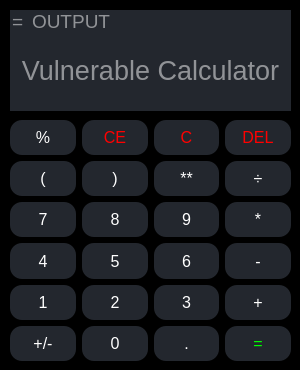
<?xml version="1.0" encoding="UTF-8"?>
<ui version="4.0">
 <class>vulnerable_calculator</class>
 <widget class="QMainWindow" name="vulnerable_calculator">
  <property name="geometry">
   <rect>
    <x>0</x>
    <y>0</y>
    <width>300</width>
    <height>370</height>
   </rect>
  </property>
  <property name="sizePolicy">
   <sizepolicy hsizetype="Fixed" vsizetype="Fixed">
    <horstretch>0</horstretch>
    <verstretch>0</verstretch>
   </sizepolicy>
  </property>
  <property name="minimumSize">
   <size>
    <width>300</width>
    <height>370</height>
   </size>
  </property>
  <property name="maximumSize">
   <size>
    <width>300</width>
    <height>370</height>
   </size>
  </property>
  <property name="cursor">
   <cursorShape>ArrowCursor</cursorShape>
  </property>
  <property name="windowTitle">
   <string>Vulnerable Calculator</string>
  </property>
  <property name="windowIcon">
   <iconset theme="Dark">
    <normaloff>../Documents/GitHub/Vulnerable-Calculator</normaloff>../Documents/GitHub/Vulnerable-Calculator</iconset>
  </property>
  <property name="accessibleDescription">
   <string/>
  </property>
  <property name="styleSheet">
   <string notr="true">background-color: rgb(0, 0, 0);
border-radius:12px;</string>
  </property>
  <property name="windowFilePath">
   <string/>
  </property>
  <property name="toolButtonStyle">
   <enum>Qt::ToolButtonTextOnly</enum>
  </property>
  <property name="documentMode">
   <bool>false</bool>
  </property>
  <property name="tabShape">
   <enum>QTabWidget::Rounded</enum>
  </property>
  <widget class="QWidget" name="centralwidget">
   <widget class="QLineEdit" name="output_line_edit">
    <property name="enabled">
     <bool>true</bool>
    </property>
    <property name="geometry">
     <rect>
      <x>30</x>
      <y>10</y>
      <width>261</width>
      <height>21</height>
     </rect>
    </property>
    <property name="sizePolicy">
     <sizepolicy hsizetype="Expanding" vsizetype="Expanding">
      <horstretch>0</horstretch>
      <verstretch>0</verstretch>
     </sizepolicy>
    </property>
    <property name="minimumSize">
     <size>
      <width>0</width>
      <height>0</height>
     </size>
    </property>
    <property name="font">
     <font>
      <pointsize>14</pointsize>
      <weight>50</weight>
      <italic>false</italic>
      <bold>false</bold>
     </font>
    </property>
    <property name="cursor">
     <cursorShape>ArrowCursor</cursorShape>
    </property>
    <property name="acceptDrops">
     <bool>false</bool>
    </property>
    <property name="layoutDirection">
     <enum>Qt::LeftToRight</enum>
    </property>
    <property name="styleSheet">
     <string notr="true">background-color: rgb(35, 39, 46);
color: rgb(255, 255, 255);</string>
    </property>
    <property name="text">
     <string/>
    </property>
    <property name="frame">
     <bool>false</bool>
    </property>
    <property name="alignment">
     <set>Qt::AlignLeading|Qt::AlignLeft|Qt::AlignVCenter</set>
    </property>
    <property name="readOnly">
     <bool>true</bool>
    </property>
    <property name="placeholderText">
     <string>OUTPUT</string>
    </property>
   </widget>
   <widget class="QLineEdit" name="input_line_edit">
    <property name="geometry">
     <rect>
      <x>10</x>
      <y>30</y>
      <width>281</width>
      <height>81</height>
     </rect>
    </property>
    <property name="sizePolicy">
     <sizepolicy hsizetype="Expanding" vsizetype="Expanding">
      <horstretch>0</horstretch>
      <verstretch>0</verstretch>
     </sizepolicy>
    </property>
    <property name="font">
     <font>
      <pointsize>20</pointsize>
      <weight>50</weight>
      <italic>false</italic>
      <bold>false</bold>
     </font>
    </property>
    <property name="cursor">
     <cursorShape>IBeamCursor</cursorShape>
    </property>
    <property name="focusPolicy">
     <enum>Qt::StrongFocus</enum>
    </property>
    <property name="layoutDirection">
     <enum>Qt::LeftToRight</enum>
    </property>
    <property name="styleSheet">
     <string notr="true">background-color: rgb(35, 39, 46);
color: rgb(255, 255, 255);
border-radius:0;</string>
    </property>
    <property name="text">
     <string/>
    </property>
    <property name="maxLength">
     <number>32774</number>
    </property>
    <property name="frame">
     <bool>false</bool>
    </property>
    <property name="alignment">
     <set>Qt::AlignCenter</set>
    </property>
    <property name="placeholderText">
     <string>Vulnerable Calculator</string>
    </property>
   </widget>
   <widget class="QWidget" name="layoutWidget">
    <property name="geometry">
     <rect>
      <x>10</x>
      <y>120</y>
      <width>281</width>
      <height>241</height>
     </rect>
    </property>
    <property name="sizePolicy">
     <sizepolicy hsizetype="Preferred" vsizetype="Expanding">
      <horstretch>0</horstretch>
      <verstretch>0</verstretch>
     </sizepolicy>
    </property>
    <layout class="QGridLayout" name="gridLayout">
     <item row="0" column="2">
      <widget class="QPushButton" name="clear_input_button">
       <property name="sizePolicy">
        <sizepolicy hsizetype="Minimum" vsizetype="Expanding">
         <horstretch>0</horstretch>
         <verstretch>0</verstretch>
        </sizepolicy>
       </property>
       <property name="font">
        <font>
         <pointsize>12</pointsize>
         <weight>50</weight>
         <italic>false</italic>
         <bold>false</bold>
         <underline>false</underline>
         <strikeout>false</strikeout>
         <kerning>true</kerning>
        </font>
       </property>
       <property name="cursor">
        <cursorShape>PointingHandCursor</cursorShape>
       </property>
       <property name="styleSheet">
        <string notr="true">background-color: rgb(35, 39, 46);
color: rgb(255, 0, 0);</string>
       </property>
       <property name="text">
        <string>C</string>
       </property>
      </widget>
     </item>
     <item row="4" column="3">
      <widget class="QPushButton" name="add_button">
       <property name="sizePolicy">
        <sizepolicy hsizetype="Minimum" vsizetype="Expanding">
         <horstretch>0</horstretch>
         <verstretch>0</verstretch>
        </sizepolicy>
       </property>
       <property name="font">
        <font>
         <pointsize>12</pointsize>
         <weight>50</weight>
         <italic>false</italic>
         <bold>false</bold>
         <underline>false</underline>
         <strikeout>false</strikeout>
         <kerning>true</kerning>
        </font>
       </property>
       <property name="cursor">
        <cursorShape>PointingHandCursor</cursorShape>
       </property>
       <property name="styleSheet">
        <string notr="true">background-color: rgb(35, 39, 46);
color:white;
border-radius:12px;</string>
       </property>
       <property name="text">
        <string>+</string>
       </property>
      </widget>
     </item>
     <item row="2" column="0">
      <widget class="QPushButton" name="seven_button">
       <property name="sizePolicy">
        <sizepolicy hsizetype="Minimum" vsizetype="Expanding">
         <horstretch>0</horstretch>
         <verstretch>0</verstretch>
        </sizepolicy>
       </property>
       <property name="font">
        <font>
         <pointsize>12</pointsize>
         <weight>50</weight>
         <italic>false</italic>
         <bold>false</bold>
         <underline>false</underline>
         <strikeout>false</strikeout>
         <kerning>true</kerning>
        </font>
       </property>
       <property name="cursor">
        <cursorShape>PointingHandCursor</cursorShape>
       </property>
       <property name="styleSheet">
        <string notr="true">background-color: rgb(35, 39, 46);
color: rgb(255, 255, 255);</string>
       </property>
       <property name="text">
        <string>7</string>
       </property>
      </widget>
     </item>
     <item row="4" column="0">
      <widget class="QPushButton" name="one_button">
       <property name="sizePolicy">
        <sizepolicy hsizetype="Minimum" vsizetype="Expanding">
         <horstretch>0</horstretch>
         <verstretch>0</verstretch>
        </sizepolicy>
       </property>
       <property name="font">
        <font>
         <pointsize>12</pointsize>
         <weight>50</weight>
         <italic>false</italic>
         <bold>false</bold>
         <underline>false</underline>
         <strikeout>false</strikeout>
         <kerning>true</kerning>
        </font>
       </property>
       <property name="cursor">
        <cursorShape>PointingHandCursor</cursorShape>
       </property>
       <property name="styleSheet">
        <string notr="true">background-color: rgb(35, 39, 46);
color: rgb(255, 255, 255);</string>
       </property>
       <property name="text">
        <string>1</string>
       </property>
      </widget>
     </item>
     <item row="3" column="3">
      <widget class="QPushButton" name="subtract_button">
       <property name="sizePolicy">
        <sizepolicy hsizetype="Minimum" vsizetype="Expanding">
         <horstretch>0</horstretch>
         <verstretch>0</verstretch>
        </sizepolicy>
       </property>
       <property name="font">
        <font>
         <pointsize>12</pointsize>
         <weight>50</weight>
         <italic>false</italic>
         <bold>false</bold>
         <underline>false</underline>
         <strikeout>false</strikeout>
         <kerning>true</kerning>
        </font>
       </property>
       <property name="cursor">
        <cursorShape>PointingHandCursor</cursorShape>
       </property>
       <property name="styleSheet">
        <string notr="true">background-color: rgb(35, 39, 46);
color:white;
border-radius:12px;</string>
       </property>
       <property name="text">
        <string>-</string>
       </property>
      </widget>
     </item>
     <item row="1" column="1">
      <widget class="QPushButton" name="right_bracket_button">
       <property name="sizePolicy">
        <sizepolicy hsizetype="Minimum" vsizetype="Expanding">
         <horstretch>0</horstretch>
         <verstretch>0</verstretch>
        </sizepolicy>
       </property>
       <property name="font">
        <font>
         <pointsize>12</pointsize>
         <weight>50</weight>
         <italic>false</italic>
         <bold>false</bold>
         <underline>false</underline>
         <strikeout>false</strikeout>
         <kerning>true</kerning>
        </font>
       </property>
       <property name="cursor">
        <cursorShape>PointingHandCursor</cursorShape>
       </property>
       <property name="styleSheet">
        <string notr="true">background-color: rgb(35, 39, 46);
color:white;
border-radius:12px;</string>
       </property>
       <property name="text">
        <string>)</string>
       </property>
      </widget>
     </item>
     <item row="2" column="3">
      <widget class="QPushButton" name="multiply_button">
       <property name="sizePolicy">
        <sizepolicy hsizetype="Minimum" vsizetype="Expanding">
         <horstretch>0</horstretch>
         <verstretch>0</verstretch>
        </sizepolicy>
       </property>
       <property name="font">
        <font>
         <pointsize>12</pointsize>
         <weight>50</weight>
         <italic>false</italic>
         <bold>false</bold>
         <underline>false</underline>
         <strikeout>false</strikeout>
         <kerning>true</kerning>
        </font>
       </property>
       <property name="cursor">
        <cursorShape>PointingHandCursor</cursorShape>
       </property>
       <property name="styleSheet">
        <string notr="true">background-color: rgb(35, 39, 46);
color:white;
border-radius:12px;</string>
       </property>
       <property name="text">
        <string>*</string>
       </property>
      </widget>
     </item>
     <item row="3" column="1">
      <widget class="QPushButton" name="five_button">
       <property name="sizePolicy">
        <sizepolicy hsizetype="Minimum" vsizetype="Expanding">
         <horstretch>0</horstretch>
         <verstretch>0</verstretch>
        </sizepolicy>
       </property>
       <property name="font">
        <font>
         <pointsize>12</pointsize>
         <weight>50</weight>
         <italic>false</italic>
         <bold>false</bold>
         <underline>false</underline>
         <strikeout>false</strikeout>
         <kerning>true</kerning>
        </font>
       </property>
       <property name="cursor">
        <cursorShape>PointingHandCursor</cursorShape>
       </property>
       <property name="styleSheet">
        <string notr="true">background-color: rgb(35, 39, 46);
color: rgb(255, 255, 255);</string>
       </property>
       <property name="text">
        <string>5</string>
       </property>
      </widget>
     </item>
     <item row="0" column="0">
      <widget class="QPushButton" name="percent_button">
       <property name="sizePolicy">
        <sizepolicy hsizetype="Minimum" vsizetype="Expanding">
         <horstretch>0</horstretch>
         <verstretch>0</verstretch>
        </sizepolicy>
       </property>
       <property name="font">
        <font>
         <pointsize>12</pointsize>
         <weight>50</weight>
         <italic>false</italic>
         <bold>false</bold>
         <underline>false</underline>
         <strikeout>false</strikeout>
         <kerning>true</kerning>
        </font>
       </property>
       <property name="cursor">
        <cursorShape>PointingHandCursor</cursorShape>
       </property>
       <property name="styleSheet">
        <string notr="true">background-color: rgb(35, 39, 46);
color:white;
border-radius:12px;</string>
       </property>
       <property name="text">
        <string>%</string>
       </property>
      </widget>
     </item>
     <item row="5" column="2">
      <widget class="QPushButton" name="decimal_button">
       <property name="sizePolicy">
        <sizepolicy hsizetype="Minimum" vsizetype="Expanding">
         <horstretch>0</horstretch>
         <verstretch>0</verstretch>
        </sizepolicy>
       </property>
       <property name="font">
        <font>
         <pointsize>12</pointsize>
         <weight>50</weight>
         <italic>false</italic>
         <bold>false</bold>
         <underline>false</underline>
         <strikeout>false</strikeout>
         <kerning>true</kerning>
        </font>
       </property>
       <property name="cursor">
        <cursorShape>PointingHandCursor</cursorShape>
       </property>
       <property name="styleSheet">
        <string notr="true">background-color: rgb(35, 39, 46);
color:white;
border-radius:12px;</string>
       </property>
       <property name="text">
        <string>.</string>
       </property>
      </widget>
     </item>
     <item row="2" column="1">
      <widget class="QPushButton" name="eight_button">
       <property name="sizePolicy">
        <sizepolicy hsizetype="Minimum" vsizetype="Expanding">
         <horstretch>0</horstretch>
         <verstretch>0</verstretch>
        </sizepolicy>
       </property>
       <property name="font">
        <font>
         <pointsize>12</pointsize>
         <weight>50</weight>
         <italic>false</italic>
         <bold>false</bold>
         <underline>false</underline>
         <strikeout>false</strikeout>
         <kerning>true</kerning>
        </font>
       </property>
       <property name="cursor">
        <cursorShape>PointingHandCursor</cursorShape>
       </property>
       <property name="styleSheet">
        <string notr="true">background-color: rgb(35, 39, 46);
color: rgb(255, 255, 255);</string>
       </property>
       <property name="text">
        <string>8</string>
       </property>
      </widget>
     </item>
     <item row="1" column="2">
      <widget class="QPushButton" name="power_button">
       <property name="sizePolicy">
        <sizepolicy hsizetype="Minimum" vsizetype="Expanding">
         <horstretch>0</horstretch>
         <verstretch>0</verstretch>
        </sizepolicy>
       </property>
       <property name="font">
        <font>
         <pointsize>12</pointsize>
         <weight>50</weight>
         <italic>false</italic>
         <bold>false</bold>
         <underline>false</underline>
         <strikeout>false</strikeout>
         <kerning>true</kerning>
        </font>
       </property>
       <property name="cursor">
        <cursorShape>PointingHandCursor</cursorShape>
       </property>
       <property name="styleSheet">
        <string notr="true">background-color: rgb(35, 39, 46);
color:white;
border-radius:12px;</string>
       </property>
       <property name="text">
        <string>**</string>
       </property>
      </widget>
     </item>
     <item row="5" column="1">
      <widget class="QPushButton" name="zero_button">
       <property name="sizePolicy">
        <sizepolicy hsizetype="Minimum" vsizetype="Expanding">
         <horstretch>0</horstretch>
         <verstretch>0</verstretch>
        </sizepolicy>
       </property>
       <property name="font">
        <font>
         <pointsize>12</pointsize>
         <weight>50</weight>
         <italic>false</italic>
         <bold>false</bold>
         <underline>false</underline>
         <strikeout>false</strikeout>
         <kerning>true</kerning>
        </font>
       </property>
       <property name="cursor">
        <cursorShape>PointingHandCursor</cursorShape>
       </property>
       <property name="styleSheet">
        <string notr="true">background-color: rgb(35, 39, 46);
color: rgb(255, 255, 255);</string>
       </property>
       <property name="text">
        <string>0</string>
       </property>
      </widget>
     </item>
     <item row="5" column="3">
      <widget class="QPushButton" name="evaluate_button">
       <property name="sizePolicy">
        <sizepolicy hsizetype="Minimum" vsizetype="Expanding">
         <horstretch>0</horstretch>
         <verstretch>0</verstretch>
        </sizepolicy>
       </property>
       <property name="font">
        <font>
         <pointsize>12</pointsize>
         <weight>50</weight>
         <italic>false</italic>
         <bold>false</bold>
         <underline>false</underline>
         <strikeout>false</strikeout>
         <kerning>true</kerning>
        </font>
       </property>
       <property name="cursor">
        <cursorShape>PointingHandCursor</cursorShape>
       </property>
       <property name="styleSheet">
        <string notr="true">background-color: rgb(35, 39, 46);
color: rgb(0, 255, 0);</string>
       </property>
       <property name="text">
        <string>=</string>
       </property>
      </widget>
     </item>
     <item row="0" column="3">
      <widget class="QPushButton" name="delete_last_button">
       <property name="sizePolicy">
        <sizepolicy hsizetype="Minimum" vsizetype="Expanding">
         <horstretch>0</horstretch>
         <verstretch>0</verstretch>
        </sizepolicy>
       </property>
       <property name="font">
        <font>
         <pointsize>12</pointsize>
         <weight>50</weight>
         <italic>false</italic>
         <bold>false</bold>
         <underline>false</underline>
         <strikeout>false</strikeout>
         <kerning>true</kerning>
        </font>
       </property>
       <property name="cursor">
        <cursorShape>PointingHandCursor</cursorShape>
       </property>
       <property name="styleSheet">
        <string notr="true">background-color: rgb(35, 39, 46);
color: rgb(255, 0, 0);</string>
       </property>
       <property name="text">
        <string>DEL</string>
       </property>
      </widget>
     </item>
     <item row="5" column="0">
      <widget class="QPushButton" name="sign_button">
       <property name="sizePolicy">
        <sizepolicy hsizetype="Minimum" vsizetype="Expanding">
         <horstretch>0</horstretch>
         <verstretch>0</verstretch>
        </sizepolicy>
       </property>
       <property name="font">
        <font>
         <pointsize>12</pointsize>
         <weight>50</weight>
         <italic>false</italic>
         <bold>false</bold>
         <underline>false</underline>
         <strikeout>false</strikeout>
         <kerning>true</kerning>
        </font>
       </property>
       <property name="cursor">
        <cursorShape>PointingHandCursor</cursorShape>
       </property>
       <property name="styleSheet">
        <string notr="true">background-color: rgb(35, 39, 46);
color:white;
border-radius:12px;</string>
       </property>
       <property name="text">
        <string>+/-</string>
       </property>
      </widget>
     </item>
     <item row="3" column="2">
      <widget class="QPushButton" name="six_button">
       <property name="sizePolicy">
        <sizepolicy hsizetype="Minimum" vsizetype="Expanding">
         <horstretch>0</horstretch>
         <verstretch>0</verstretch>
        </sizepolicy>
       </property>
       <property name="font">
        <font>
         <pointsize>12</pointsize>
         <weight>50</weight>
         <italic>false</italic>
         <bold>false</bold>
         <underline>false</underline>
         <strikeout>false</strikeout>
         <kerning>true</kerning>
        </font>
       </property>
       <property name="cursor">
        <cursorShape>PointingHandCursor</cursorShape>
       </property>
       <property name="styleSheet">
        <string notr="true">background-color: rgb(35, 39, 46);
color: rgb(255, 255, 255);</string>
       </property>
       <property name="text">
        <string>6</string>
       </property>
      </widget>
     </item>
     <item row="1" column="0">
      <widget class="QPushButton" name="left_bracket_button">
       <property name="sizePolicy">
        <sizepolicy hsizetype="Minimum" vsizetype="Expanding">
         <horstretch>0</horstretch>
         <verstretch>0</verstretch>
        </sizepolicy>
       </property>
       <property name="font">
        <font>
         <pointsize>12</pointsize>
         <weight>50</weight>
         <italic>false</italic>
         <bold>false</bold>
         <underline>false</underline>
         <strikeout>false</strikeout>
         <kerning>true</kerning>
        </font>
       </property>
       <property name="cursor">
        <cursorShape>PointingHandCursor</cursorShape>
       </property>
       <property name="styleSheet">
        <string notr="true">background-color: rgb(35, 39, 46);
color:white;
border-radius:12px;</string>
       </property>
       <property name="text">
        <string>(</string>
       </property>
      </widget>
     </item>
     <item row="3" column="0">
      <widget class="QPushButton" name="four_button">
       <property name="sizePolicy">
        <sizepolicy hsizetype="Minimum" vsizetype="Expanding">
         <horstretch>0</horstretch>
         <verstretch>0</verstretch>
        </sizepolicy>
       </property>
       <property name="font">
        <font>
         <pointsize>12</pointsize>
         <weight>50</weight>
         <italic>false</italic>
         <bold>false</bold>
         <underline>false</underline>
         <strikeout>false</strikeout>
         <kerning>true</kerning>
        </font>
       </property>
       <property name="cursor">
        <cursorShape>PointingHandCursor</cursorShape>
       </property>
       <property name="styleSheet">
        <string notr="true">background-color: rgb(35, 39, 46);
color: rgb(255, 255, 255);</string>
       </property>
       <property name="text">
        <string>4</string>
       </property>
      </widget>
     </item>
     <item row="4" column="2">
      <widget class="QPushButton" name="three_button">
       <property name="sizePolicy">
        <sizepolicy hsizetype="Minimum" vsizetype="Expanding">
         <horstretch>0</horstretch>
         <verstretch>0</verstretch>
        </sizepolicy>
       </property>
       <property name="font">
        <font>
         <pointsize>12</pointsize>
         <weight>50</weight>
         <italic>false</italic>
         <bold>false</bold>
         <underline>false</underline>
         <strikeout>false</strikeout>
         <kerning>true</kerning>
        </font>
       </property>
       <property name="cursor">
        <cursorShape>PointingHandCursor</cursorShape>
       </property>
       <property name="styleSheet">
        <string notr="true">background-color: rgb(35, 39, 46);
color: rgb(255, 255, 255);</string>
       </property>
       <property name="text">
        <string>3</string>
       </property>
      </widget>
     </item>
     <item row="1" column="3">
      <widget class="QPushButton" name="divide_button">
       <property name="sizePolicy">
        <sizepolicy hsizetype="Minimum" vsizetype="Expanding">
         <horstretch>0</horstretch>
         <verstretch>0</verstretch>
        </sizepolicy>
       </property>
       <property name="font">
        <font>
         <pointsize>12</pointsize>
         <weight>50</weight>
         <italic>false</italic>
         <bold>false</bold>
         <underline>false</underline>
         <strikeout>false</strikeout>
         <kerning>true</kerning>
        </font>
       </property>
       <property name="cursor">
        <cursorShape>PointingHandCursor</cursorShape>
       </property>
       <property name="styleSheet">
        <string notr="true">background-color: rgb(35, 39, 46);
color:white;
border-radius:12px;</string>
       </property>
       <property name="text">
        <string>÷</string>
       </property>
      </widget>
     </item>
     <item row="4" column="1">
      <widget class="QPushButton" name="two_button">
       <property name="sizePolicy">
        <sizepolicy hsizetype="Minimum" vsizetype="Expanding">
         <horstretch>0</horstretch>
         <verstretch>0</verstretch>
        </sizepolicy>
       </property>
       <property name="font">
        <font>
         <pointsize>12</pointsize>
         <weight>50</weight>
         <italic>false</italic>
         <bold>false</bold>
         <underline>false</underline>
         <strikeout>false</strikeout>
         <kerning>true</kerning>
        </font>
       </property>
       <property name="cursor">
        <cursorShape>PointingHandCursor</cursorShape>
       </property>
       <property name="styleSheet">
        <string notr="true">background-color: rgb(35, 39, 46);
color: rgb(255, 255, 255);</string>
       </property>
       <property name="text">
        <string>2</string>
       </property>
      </widget>
     </item>
     <item row="2" column="2">
      <widget class="QPushButton" name="nine_button">
       <property name="sizePolicy">
        <sizepolicy hsizetype="Minimum" vsizetype="Expanding">
         <horstretch>0</horstretch>
         <verstretch>0</verstretch>
        </sizepolicy>
       </property>
       <property name="font">
        <font>
         <pointsize>12</pointsize>
         <weight>50</weight>
         <italic>false</italic>
         <bold>false</bold>
         <underline>false</underline>
         <strikeout>false</strikeout>
         <kerning>true</kerning>
        </font>
       </property>
       <property name="cursor">
        <cursorShape>PointingHandCursor</cursorShape>
       </property>
       <property name="styleSheet">
        <string notr="true">background-color: rgb(35, 39, 46);
color: rgb(255, 255, 255);</string>
       </property>
       <property name="text">
        <string>9</string>
       </property>
      </widget>
     </item>
     <item row="0" column="1">
      <widget class="QPushButton" name="clear_all_button">
       <property name="sizePolicy">
        <sizepolicy hsizetype="Minimum" vsizetype="Expanding">
         <horstretch>0</horstretch>
         <verstretch>0</verstretch>
        </sizepolicy>
       </property>
       <property name="font">
        <font>
         <pointsize>12</pointsize>
         <weight>50</weight>
         <italic>false</italic>
         <bold>false</bold>
         <underline>false</underline>
         <strikeout>false</strikeout>
         <kerning>true</kerning>
        </font>
       </property>
       <property name="cursor">
        <cursorShape>PointingHandCursor</cursorShape>
       </property>
       <property name="styleSheet">
        <string notr="true">background-color: rgb(35, 39, 46);
color: rgb(255, 0, 0);</string>
       </property>
       <property name="text">
        <string>CE</string>
       </property>
      </widget>
     </item>
    </layout>
   </widget>
   <widget class="QLineEdit" name="output_line_edit_2">
    <property name="enabled">
     <bool>true</bool>
    </property>
    <property name="geometry">
     <rect>
      <x>10</x>
      <y>10</y>
      <width>21</width>
      <height>21</height>
     </rect>
    </property>
    <property name="sizePolicy">
     <sizepolicy hsizetype="Expanding" vsizetype="Expanding">
      <horstretch>0</horstretch>
      <verstretch>0</verstretch>
     </sizepolicy>
    </property>
    <property name="minimumSize">
     <size>
      <width>0</width>
      <height>0</height>
     </size>
    </property>
    <property name="font">
     <font>
      <pointsize>14</pointsize>
      <weight>50</weight>
      <italic>false</italic>
      <bold>false</bold>
     </font>
    </property>
    <property name="cursor">
     <cursorShape>ArrowCursor</cursorShape>
    </property>
    <property name="acceptDrops">
     <bool>false</bool>
    </property>
    <property name="layoutDirection">
     <enum>Qt::LeftToRight</enum>
    </property>
    <property name="styleSheet">
     <string notr="true">background-color: rgb(35, 39, 46);
color: rgb(255, 255, 255);</string>
    </property>
    <property name="text">
     <string/>
    </property>
    <property name="frame">
     <bool>false</bool>
    </property>
    <property name="alignment">
     <set>Qt::AlignLeading|Qt::AlignLeft|Qt::AlignVCenter</set>
    </property>
    <property name="readOnly">
     <bool>true</bool>
    </property>
    <property name="placeholderText">
     <string>=</string>
    </property>
   </widget>
  </widget>
 </widget>
 <resources/>
 <connections/>
</ui>
